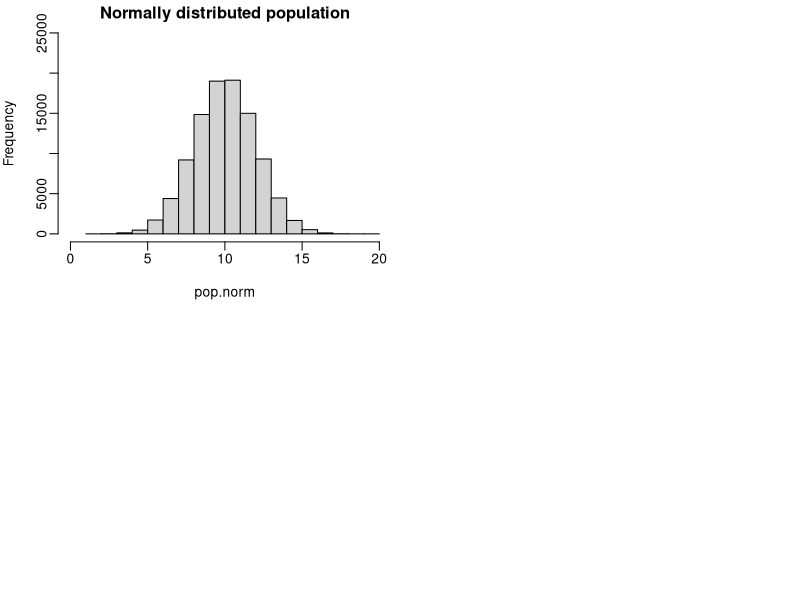
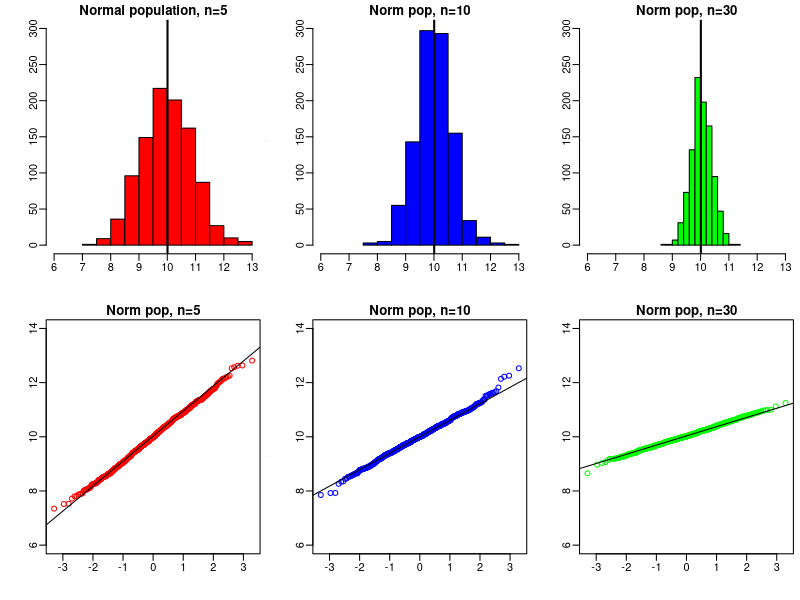
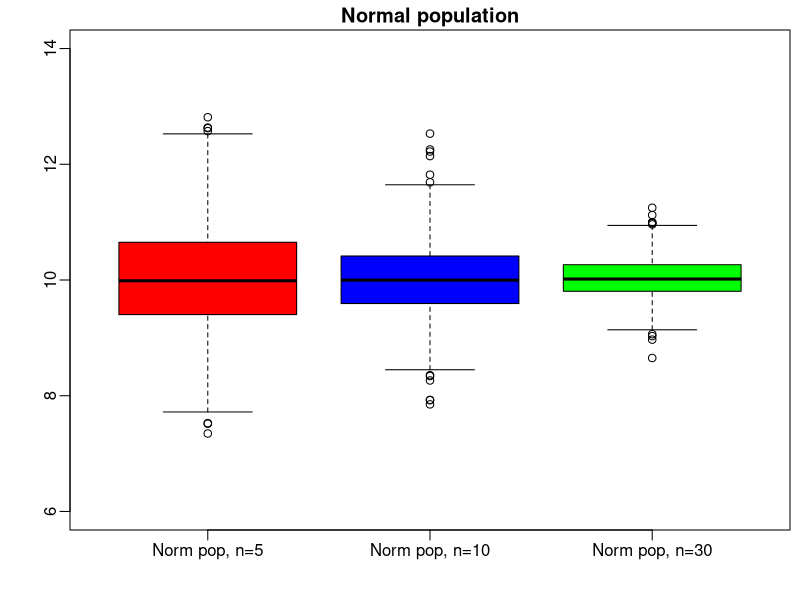
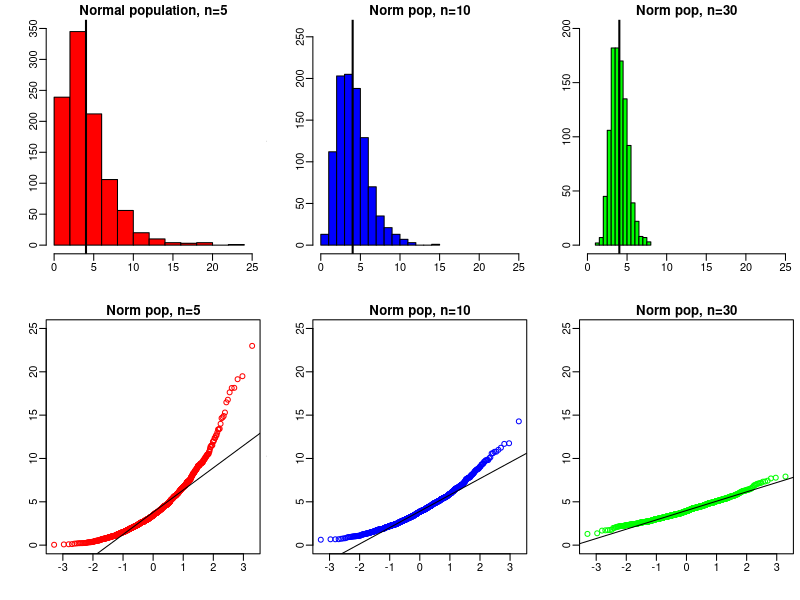
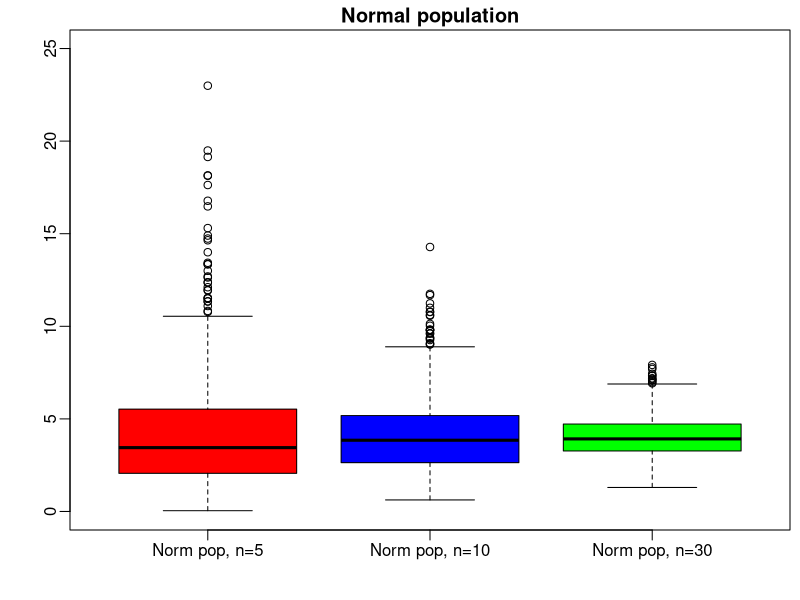

Recreate these plots in R, in order.
###################################################################################################
# Steve G. Mwangi
# TMATH 390, Fall 2019
# Lab 6 R script
# November 10, 2019
###################################################################################################
#OBJECTIVES:
#1.Using simulated data to explore sampling distributions.
#
# In this lab we will use R to simulate samples of different sizes from a normal distribution. 
# We will then explore the distribution of the sample mean and the sample variance. 
# 
# Sampling distributions. 
# We will set things up for the current environment. 
# We will be sampling from a normal distribution. 
# Let's create "populations" of each distribution from which we will sample. 
###################################################################################################
#C1.
#Submitted R Script.
#--------------------------------------------------------------------------------------------------
## First getting a clean slate on the environment by calling
# rm to remove objects. The list is the character vector naming
# objects to be removed.
help(rm)
rm(list=ls())
# Each population will have 100000 individuals (N) 
# Available to be sampled from 
N = 100000
# Setting the mean as 10, and sd as 2 for the population of N
pop.norm=rnorm(N,mean=10,sd=2)
# Let's record the population parameters 
# for this population 
pop.norm.mu=mean(pop.norm) 
pop.norm.med=median(pop.norm) 
pop.norm.var=var(pop.norm) 
pop.norm.sigma=sqrt(pop.norm.var)
#--------------------------------------------------------------------------------------------------
# C2 (2). Report the values for pop.norm.mu, pop.norm.med, pop.norm.var, and pop.norm.sigma  
pop.norm.mu
pop.norm.med
pop.norm.var
pop.norm.sigma
#--------------------------------------------------------------------------------------------------
#Now we will observe the distribution of individuals, to compare them to the distribution 
# of sample means and medians for these populations. 
# For your population of individuals draw a histogram of the distribution. 
# Make sure to customize the xlim for each population because we will use this to compare
# the distributions to the sampling distributions. 
# Here is how you set the x-axis limits:
par(mar=c(3.5,3.5,1.5,0.5),mgp=c(2.5,0.5,0),mfrow=c(2,2)) 
# xlim=c(lower,upper) is the flag used to customize the 
# x-axis limits. 
#Substitute ylim=c(lower,upper) for the y-axis 
hist(pop.norm,xlim=c(0,20),ylim = c(0, 25000),main="Normally distributed population") 
#--------------------------------------------------------------------------------------------------
# C3. (2) Provide the graph showing the distribution of your population.
#--------------------------------------------------------------------------------------------------
# For each population we will take 1000 independent samples, of different sizes (5,10,30). 
# To sample from each population, we will use the sample function. 
# For example, here is a single sample of size 5 from the normal population, 
# from which we calculate the summary statistics.
# 
# The sample function takes as arguments the object from which we're sampling 
sample1=sample(pop.norm,size=5) 
# Here is the values from sample sample1:
# From first iteration:
sample1
## [1]  9.259089  9.839238 11.986837 10.249768  7.251395 
mean(sample1) 
## [1] 9.717265 
median(sample1) 
## [1] 9.839238
var(sample1) 
## [1] 2.934958
sd(sample1) 
## [1] 1.713172
#
# We want to repeat this process 1000 times, storing the value for the sample mean (????),
# the sample median (???? ~), the sample variance (????2) and the sample standard deviation 
# (????), for each of the sample sizes.
# Here is an example for the normal distribution with sample size 5: 
# first we create an empty data frame to store all of our values 
help(rep)
samp.norm5=data.frame(mean=rep(NA,1000), median=rep(NA,1000),var=rep(NA,1000),sd=rep(NA,1000)) 
# Now we have a for loop that we use to repeat the sampling 1000 times. 
# We index our loop with "i" 
for(i in 1:1000) #index i starting at 1, until we hit 1000 
{   
        #draw the random sample   
        tmp.samp=sample(pop.norm,size=5)   
        # and enter the values for the summary statistics in the data frame   
        samp.norm5$mean[i]=mean(tmp.samp)   
        samp.norm5$median[i]=median(tmp.samp)   
        samp.norm5$var[i]=var(tmp.samp)   
        samp.norm5$sd[i]=sd(tmp.samp) 
}

# Execute this code, then modify it to produce samples of size 10, and then samples of size 30. 
# This requires changing the names of all of your objects so they have unique 
# names (e.g., samp.norm5 changes to samp.norm10, or samp.norm30). 
# And change the size argument in the sample function to the sample size of interest (10 or 30).
#
#Size 10
samp.norm10=data.frame(mean=rep(NA,1000), median=rep(NA,1000),var=rep(NA,1000),sd=rep(NA,1000)) 
for(i in 1:1000) 
{   
        tmp.samp=sample(pop.norm,size=10)   
        samp.norm10$mean[i]=mean(tmp.samp)   
        samp.norm10$median[i]=median(tmp.samp)   
        samp.norm10$var[i]=var(tmp.samp)   
        samp.norm10$sd[i]=sd(tmp.samp) 
}

#Size 30
samp.norm30=data.frame(mean=rep(NA,1000), median=rep(NA,1000),var=rep(NA,1000),sd=rep(NA,1000)) 
for(i in 1:1000) 
{   
        tmp.samp=sample(pop.norm,size=30)   
        samp.norm30$mean[i]=mean(tmp.samp)   
        samp.norm30$median[i]=median(tmp.samp)   
        samp.norm30$var[i]=var(tmp.samp)   
        samp.norm30$sd[i]=sd(tmp.samp) 
}
#--------------------------------------------------------------------------------------------------
# Now we want to look at the sampling distribution of our estimators. 
# We can use histograms, boxplots, and normal QQ plots to look at the distribution of the sample mean 
# and the distribution of the sample standard deviation with increasing sample size. 
# Here is an example to visualize the distribution of the estimators, as simulated above. 
# Note we have set the x-axis limits to the same as for the population graph above. 
# We can use the boxplot to directly compare the distributions. 
# Use this code to create your graph, and make sure that the graphing window is large enough so
# all of the graphs are readable! 
help(par)
help(qqnorm)
help(abline)
#--------------------------------------------------------------------------------------------------
#################################MEAN############################################
#--------------------------------------------------------------------------------------------------
# NOTE: mfcol tells R to fill in the panels column by column rather than by row 
### Size 5
par(mfcol=c(2,3),mar=c(3.5,3.5,1.5,0.5),mgp=c(3.5,0.5,0)) 
hist(samp.norm5$mean,xlab="Sample mean",main="Normal population, n=5", xlim=c(6,13),ylim = c(0, 300), col = "red") 
# draw a vertical line at the true value 
abline(v=pop.norm.mu,lwd=2) 
qqnorm(samp.norm5$mean,col = "red",ylim =c(6, 14), main="Norm pop, n=5") 
qqline(samp.norm5$mean)
#--------------------------------------------------------------------------------------------------
### Now for samples of size 10 
hist(samp.norm10$mean,xlab="Sample mean",main="Norm pop, n=10", xlim=c(6,13), ylim = c(0, 300), col = "blue") 
# draw a vertical line at the true value 
abline(v=pop.norm.mu,lwd=2) 
qqnorm(samp.norm10$mean,col = "blue", ylim =c(6, 14), main = "Norm pop, n=10") 
qqline(samp.norm10$mean) 
#--------------------------------------------------------------------------------------------------
### Now for samples of size 30 
hist(samp.norm30$mean,xlab="Sample mean",main="Norm pop, n=30", xlim=c(6,13), ylim = c(0, 300), col = "green") 
# draw a vertical line at the true value 
abline(v=pop.norm.mu,lwd=2) 
qqnorm(samp.norm30$mean,col = "green",ylim =c(6, 14), main = "Norm pop, n=30") 
qqline(samp.norm30$mean) 
#--------------------------------------------------------------------------------------------------
# Now a boxplot to compare all three distributions side by side 
par(mfcol=c(1,1),mar=c(3.5,3.5,1.5,0.5),mgp=c(3.5,0.5,0)) 
boxplot(samp.norm5$mean, 
        samp.norm10$mean,
        samp.norm30$mean, 
        ylab="Sample mean", 
        xlab="Sample size",
        col = c("red","blue", "green"),
        names=c("Norm pop, n=5","Norm pop, n=10","Norm pop, n=30"), 
        main="Normal population",ylim=c(6,14)) 
#--------------------------------------------------------------------------------------------------
#C4 (3) Provide the graph generated by the code above for the distribution of the sample mean. 
######## Completed.
#--------------------------------------------------------------------------------------------------
# C5 (3) Describe how the sampling distribution of the sample mean changes with increasing 
#  sample size, including the shape, variability, and center of the distribution. 
######## Completed. 
#--------------------------------------------------------------------------------------------------
# Now modify the graph code above to visualize the distribution of the sample variance 
# when sampling from a normal distribution. 
# NOTE: For the sample variance change the axis limits to be between 0,25, 
# and make sure instead of pop.norm.mu you're looking at the value of pop.norm.var. 
# We will use these plots to compare variability of the sampling distribution, 
# which requires all are created on the same scale. 
#--------------------------------------------------------------------------------------------------
#########################VARIANCE##########################################
#--------------------------------------------------------------------------------------------------
### Size 5
par(mfcol=c(2,3),mar=c(3.5,3.5,1.5,0.5),mgp=c(3.5,0.5,0)) 
hist(samp.norm5$var,xlab="Sample Variance",main="Normal population, n=5", xlim=c(0,25),ylim = c(0, 350), col = "red") 
# draw a vertical line at the true value 
abline(v=pop.norm.var,lwd=2)
qqnorm(samp.norm5$var,col = "red",ylim =c(0, 25), main="Norm pop, n=5") 
qqline(samp.norm5$var)
#--------------------------------------------------------------------------------------------------
### Now for samples of size 10 
hist(samp.norm10$var,xlab="Sample Variance",main="Norm pop, n=10", xlim=c(0,25), ylim = c(0, 260), col = "blue") 
# draw a vertical line at the true value 
abline(v=pop.norm.var,lwd=2)
qqnorm(samp.norm10$var,col = "blue", ylim =c(0, 25), main = "Norm pop, n=10") 
qqline(samp.norm10$var) 
#--------------------------------------------------------------------------------------------------
### Now for samples of size 30 
hist(samp.norm30$var,xlab="Sample Variance",main="Norm pop, n=30", xlim=c(0,25), ylim = c(0, 200), col = "green") 
# draw a vertical line at the true value 
abline(v=pop.norm.var,lwd=2) 
qqnorm(samp.norm30$var,col = "green",ylim =c(0, 25), main = "Norm pop, n=30") 
qqline(samp.norm30$var) 
#--------------------------------------------------------------------------------------------------
# Now a boxplot to compare all three distributions side by side 
par(mfcol=c(1,1),mar=c(3.5,3.5,1.5,0.5),mgp=c(3.5,0.5,0)) 
boxplot(samp.norm5$var, 
        samp.norm10$var,
        samp.norm30$var, 
        ylab="Sample Variance", 
        xlab="Sample size",
        col = c("red","blue", "green"),
        names=c("Norm pop, n=5","Norm pop, n=10","Norm pop, n=30"), 
        main="Normal population",ylim=c(0,25))
#--------------------------------------------------------------------------------------------------
# C6 (3) Provide the graph generated by the code above for the distribution of the 
# sample sample variance 
#--------------------------------------------------------------------------------------------------
# C7 (3) Describe how the sampling distribution of the sample sample variance changes
# with increasing sample size, including the shape, variability, and center of the distribution. 
###################################################################################################
#--------------------------------------------------------------------------------------------------
###################################################################################################
###################################################################################################
###################################################################################################
#---------------------------------------------END--------------------------------------------------
